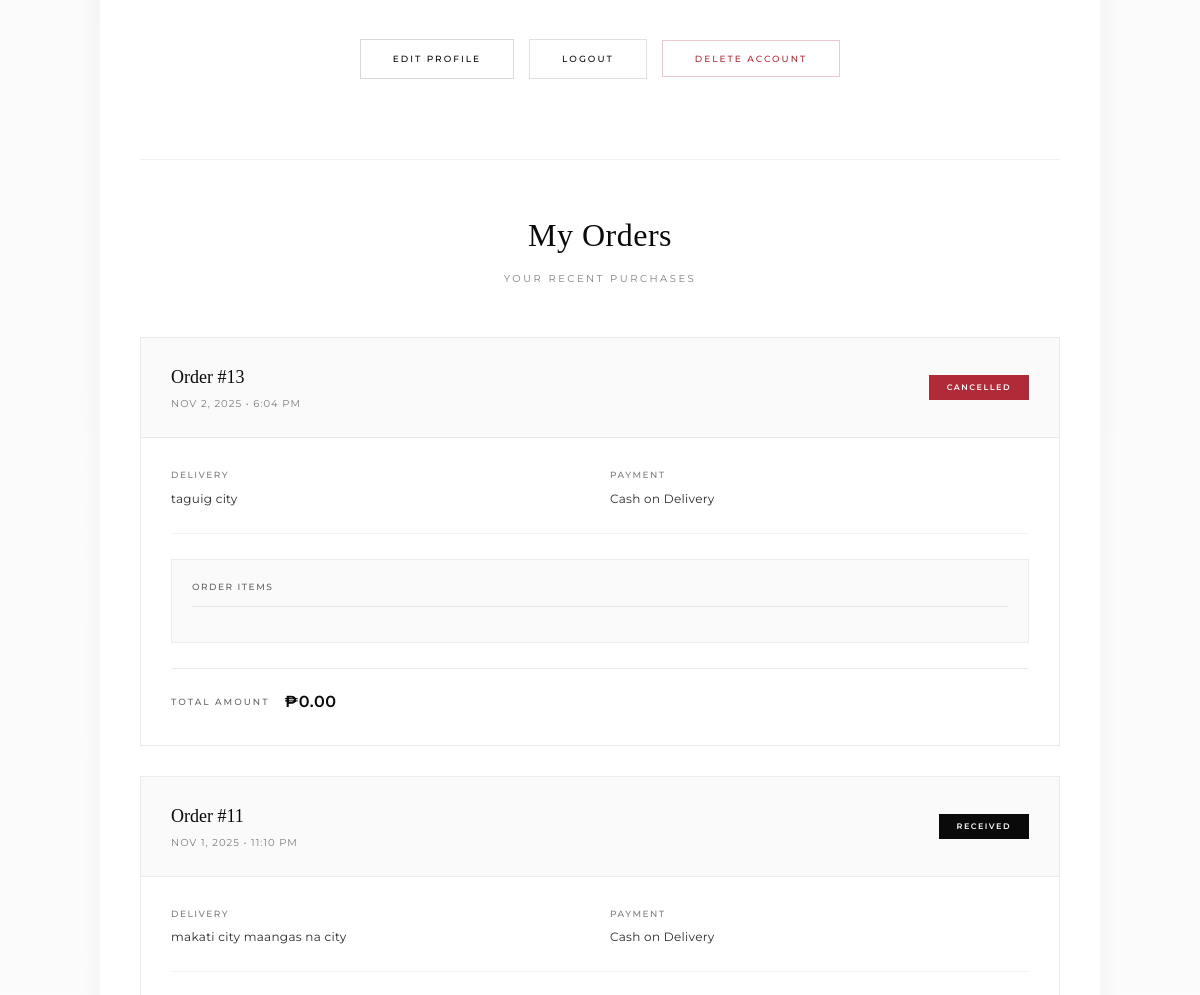
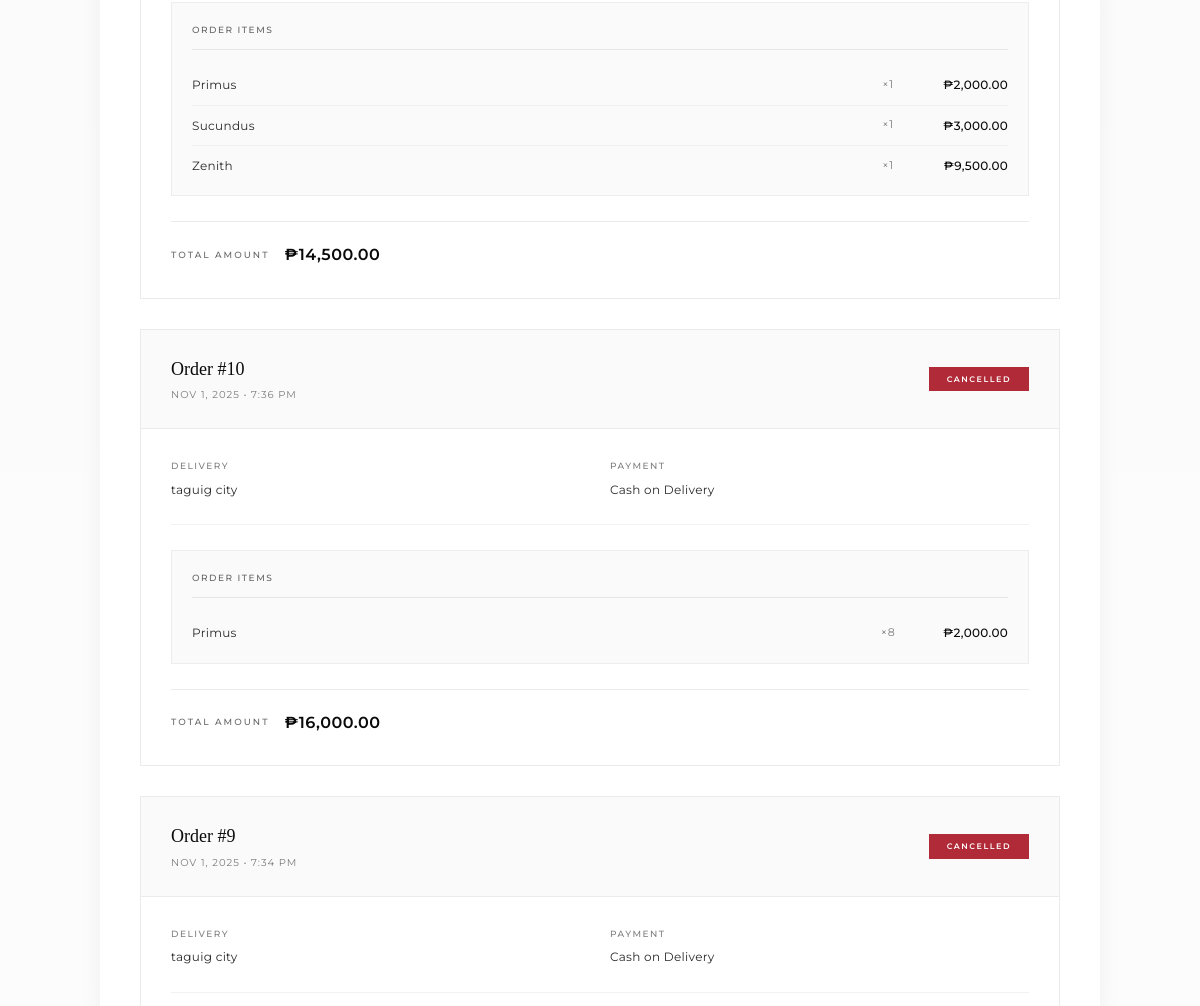
Before: /user/index.php (signed in, middle part) with the older database file (2 pictures, top to bottom).
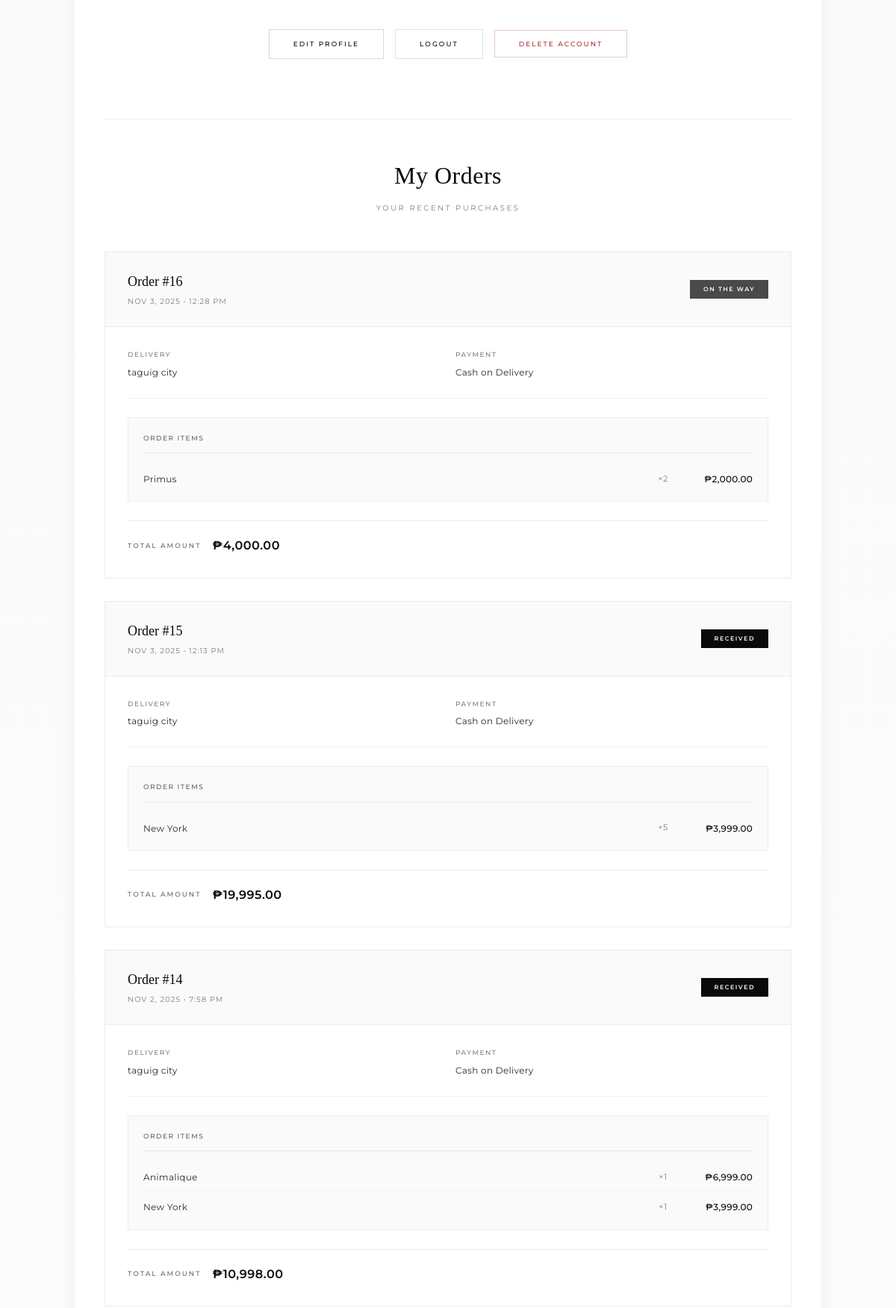
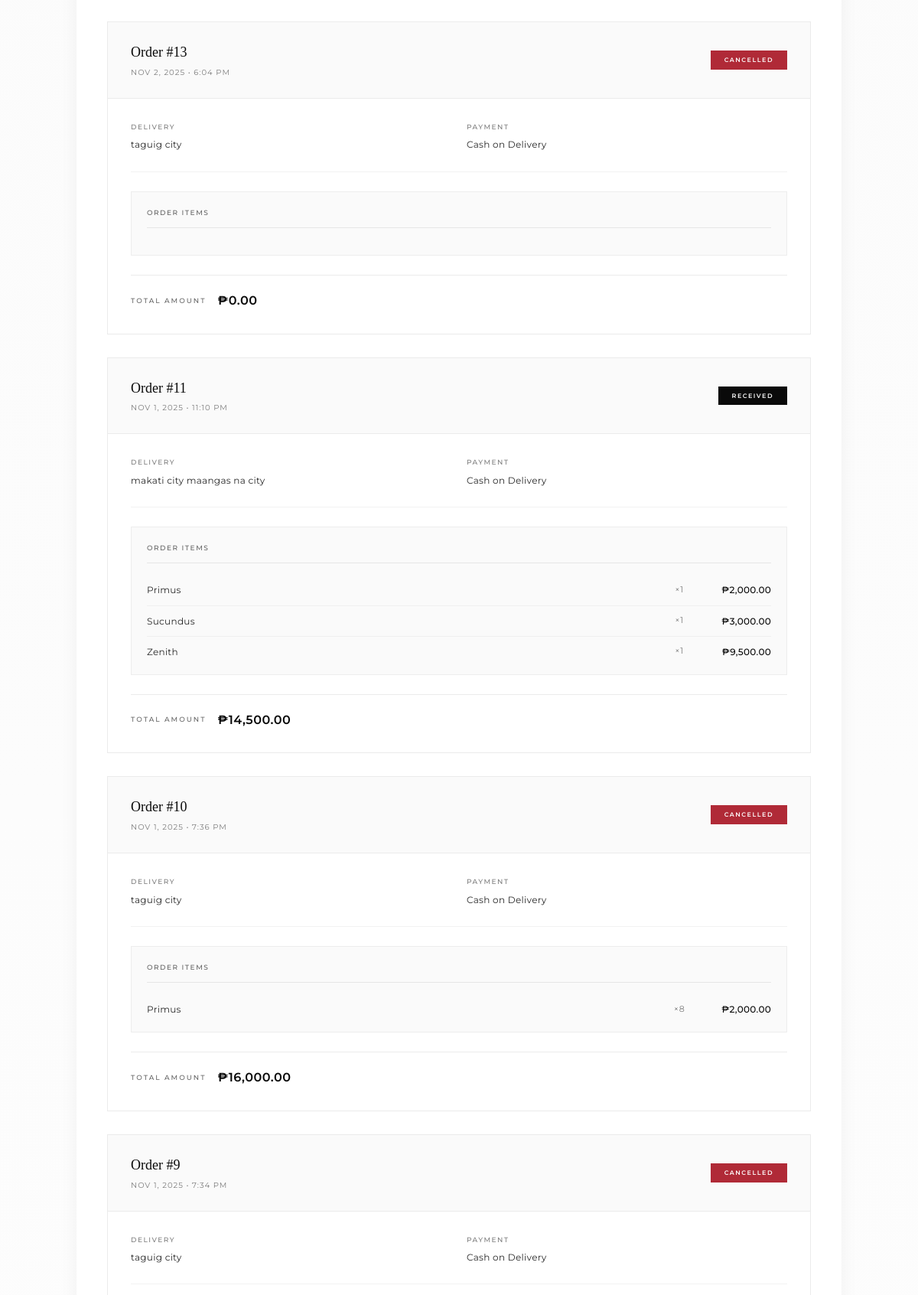
After: the same page with the newer database file (2 pictures, top to bottom).
### tables this page shows
CREATE TABLE `orders` (
  `order_id` int(11) NOT NULL,
  `customer_id` int(11) DEFAULT NULL,
  `order_date` datetime DEFAULT current_timestamp(),
  `order_status` varchar(20) DEFAULT 'Pending',
  `date_received` datetime DEFAULT NULL,
  `delivery_address` text DEFAULT NULL,
  `payment_method` varchar(50) DEFAULT 'COD',
  `payment_reference` varchar(100) DEFAULT NULL
);

CREATE TABLE `order_details` (
  `order_detail_id` int(11) NOT NULL,
  `order_id` int(11) DEFAULT NULL,
  `product_id` int(11) DEFAULT NULL,
  `quantity` int(11) NOT NULL,
  `unit_price` decimal(10,2) NOT NULL
);

CREATE TABLE `products` (
  `product_id` int(11) NOT NULL,
  `product_name` varchar(100) NOT NULL,
  `description` text DEFAULT NULL,
  `category_id` int(11) DEFAULT NULL,
  `supplier_id` int(11) DEFAULT NULL,
  `price` decimal(10,2) NOT NULL,
  `stock_quantity` int(11) DEFAULT 0,
  `image_path` varchar(255) DEFAULT NULL,
  `variant` varchar(50) DEFAULT NULL,
  `is_active` tinyint(1) DEFAULT 1
);

### user/index.php (the view, shortened to what this page needs)
<?php
require_once('../includes/header.php');
$customer_id = (int) $_SESSION['customer_id'];
$order_query = "
    SELECT o.order_id, o.order_date, o.order_status, o.delivery_address, o.payment_method,
           SUM(od.quantity * od.unit_price) AS total_amount
    FROM orders o
    LEFT JOIN order_details od ON o.order_id = od.order_id
    WHERE o.customer_id = ?
    GROUP BY o.order_id
    ORDER BY o.order_date DESC
";
$stmt = $conn->prepare($order_query);
$stmt->bind_param("i", $customer_id);
$stmt->execute();
$orders = $stmt->get_result();
?>
<main class="profile-dashboard">
  <div class="profile-container">
    <div class="profile-actions">
      <a href="edit_profile.php" class="btn btn-primary"><span>Edit Profile</span></a>
      <a href="../user/logout.php" class="btn btn-secondary"><span>Logout</span></a>
      <form action="delete_account.php" method="POST" style="display:inline;">
        <button type="submit" name="delete_account" class="btn btn-danger"
          onclick="return confirm('Delete your account permanently? This action cannot be undone.');">
          <span>Delete Account</span>
        </button>
      </form>
    </div>
    <section class="orders-section">
      <div class="section-header">
        <h2 class="lux-title">My Orders</h2>
        <p class="lux-subtitle">Your recent purchases</p>
      </div>
      <?php if ($orders->num_rows > 0): ?>
        <div class="orders-grid">
          <?php while ($order = $orders->fetch_assoc()): ?>
            <div class="order-card">
              <div class="order-header">
                <div class="order-info">
                  <h3 class="order-number">Order #<?php echo $order['order_id']; ?></h3>
                  <p class="order-date"><?php echo date("M j, Y • g:i A", strtotime($order['order_date'])); ?></p>
                </div>
                <span class="order-status <?php echo strtolower(str_replace(' ', '-', $order['order_status'])); ?>">
                  <?php echo htmlspecialchars($order['order_status']); ?>
                </span>
              </div>
              <div class="order-body">
                <div class="order-meta">
                  <div class="meta-item">
                    <span class="meta-label">Delivery</span>
                    <span class="meta-value"><?php echo htmlspecialchars($order['delivery_address']); ?></span>
                  </div>
                  <div class="meta-item">
                    <span class="meta-label">Payment</span>
                    <span class="meta-value"><?php echo htmlspecialchars($order['payment_method']); ?></span>
                  </div>
                </div>
                <?php
                $detail_stmt = $conn->prepare("
                    SELECT p.product_name, od.quantity, od.unit_price
                    FROM order_details od
                    JOIN products p ON od.product_id = p.product_id
                    WHERE od.order_id = ?
                ");
                $detail_stmt->bind_param("i", $order['order_id']);
                $detail_stmt->execute();
                $items = $detail_stmt->get_result();
                ?>
                <div class="order-items">
                  <div class="items-header">Order Items</div>
                  <?php while ($item = $items->fetch_assoc()): ?>
                    <div class="order-item">
                      <span class="item-name"><?php echo htmlspecialchars($item['product_name']); ?></span>
                      <span class="item-qty">×<?php echo $item['quantity']; ?></span>
                      <span class="item-price">₱<?php echo number_format($item['unit_price'], 2); ?></span>
                    </div>
                  <?php endwhile; ?>
                </div>
                <div class="order-footer">
                  <div class="order-total">
                    <span class="total-label">Total Amount</span>
                    <span class="total-value">₱<?php echo number_format($order['total_amount'], 2); ?></span>
                  </div>
                </div>
              </div>
            </div>
          <?php endwhile; ?>
        </div>
      <?php endif; ?>
    </section>
  </div>
</main>
<?php require_once('../includes/footer.php'); ?>

### includes/header.php (shortened to what this page needs)
<!DOCTYPE html>
<html lang="en">
<head>
    <link rel="stylesheet" href="/prestigeperfumes/assets/css/style.css">
</head>
<body>
<main>

### includes/footer.php (shortened to what this page needs)
</main>
</body>
</html>

### assets/css/style.css (style rules this page uses)
* { margin: 0; padding: 0; box-sizing: border-box; }
body { font-family: 'Lato', -apple-system, BlinkMacSystemFont, 'Segoe UI', sans-serif; line-height: 1.6; color: #333; background: #ffffff; }
a { text-decoration: none; color: inherit; }
main { margin-top: 0 !important; padding-top: 0 !important; }
.btn { display: inline-block; padding: 18px 50px; text-decoration: none; font-size: 11px; letter-spacing: 3px; text-transform: uppercase; transition: all 0.5s cubic-bezier(0.4, 0, 0.2, 1); font-weight: 400; position: relative; overflow: hidden; cursor: pointer; }
.btn-primary { background: transparent; color: #ffffff; border: 1px solid rgba(255, 255, 255, 0.4); }
.btn-primary::before { content: ''; position: absolute; top: 0; left: -100%; width: 100%; height: 100%; background: #ffffff; transition: left 0.5s cubic-bezier(0.4, 0, 0.2, 1); z-index: -1; }
.profile-container { max-width: 600px; width: 100%; background: #fff; border-radius: 15px; box-shadow: 0 5px 25px rgba(0, 0, 0, 0.05); padding: 40px; text-align: left; }
.profile-actions { text-align: right; margin-top: 30px; }

Changed rows visible on the page:
added orders: order_id "16", order_date "NOV 3, 2025 • 12:28 PM", order_status "ON THE WAY", delivery_address "taguig city", payment_method "Cash on Delivery", total_amount "4,000.00"
added order_details: product.product_name "Primus", quantity "2", unit_price "2,000.00", shown under "16"
added orders: order_id "15", order_date "NOV 3, 2025 • 12:13 PM", order_status "RECEIVED", delivery_address "taguig city", payment_method "Cash on Delivery", total_amount "19,995.00"
added order_details: product.product_name "New York", quantity "5", unit_price "3,999.00", shown under "15"
added orders: order_id "14", order_date "NOV 2, 2025 • 7:58 PM", order_status "RECEIVED", delivery_address "taguig city", payment_method "Cash on Delivery", total_amount "10,998.00"
added order_details: product.product_name "Animalique", quantity "1", unit_price "6,999.00", shown under "14"
added order_details: product.product_name "New York", quantity "1", unit_price "3,999.00", shown under "14"
